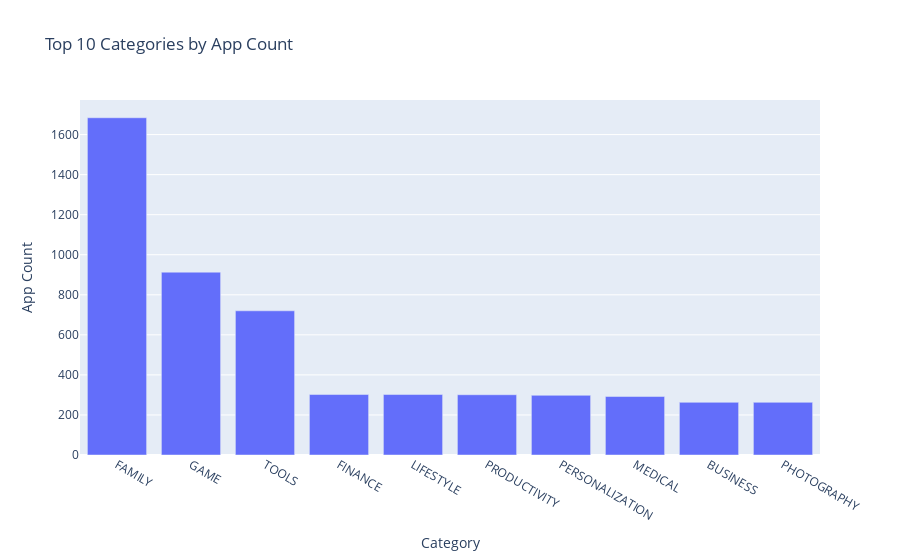
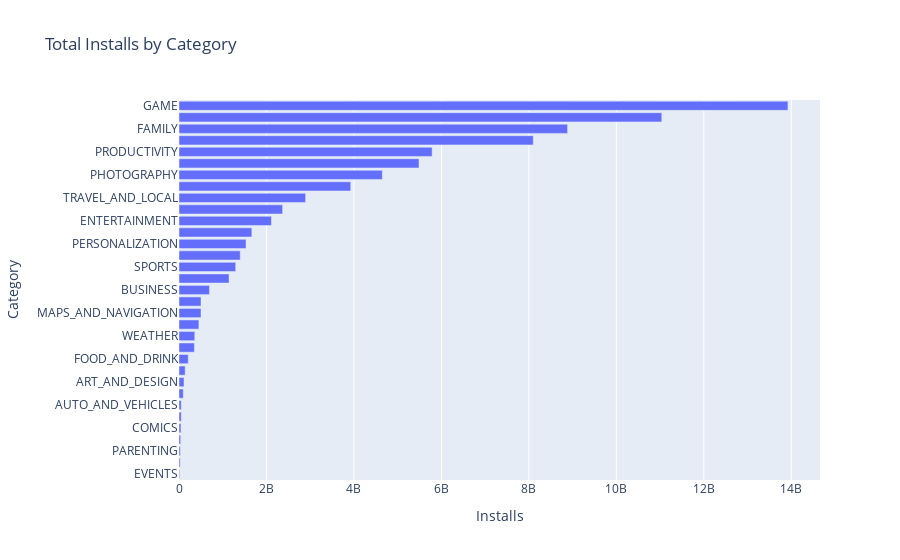
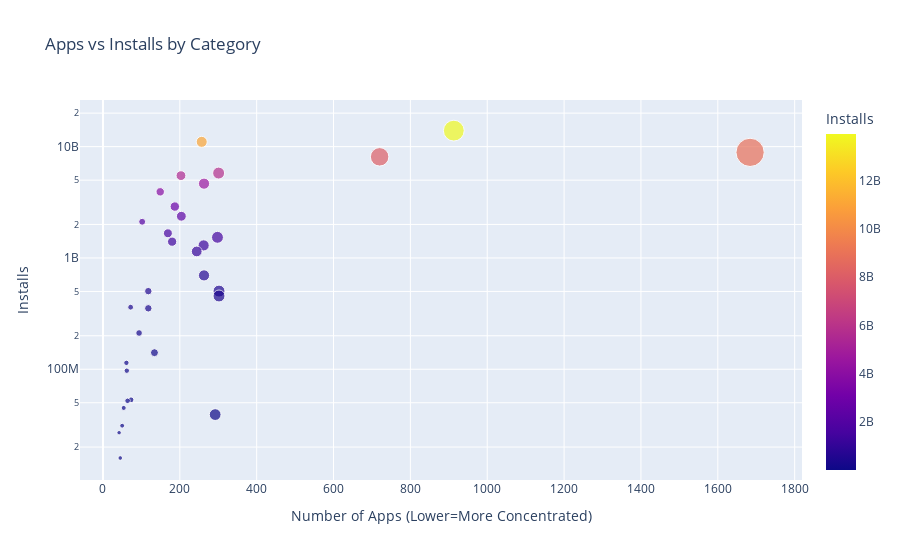

Write notebook code for charts like these, in order.
### Markdown cell above
# Plotly Bar Charts & Scatter Plots: The Most Competitive & Popular App Categories

### Code cell
if __name__ == "__main__":
    setup_logging()

    app_df = return_cleaned_df()
    app_df.Installs = app_df.Installs.replace('[\+,]', '', regex=True).astype(int)

    # print(f'Unique categories: {app_df.Category.nunique()}')
    top10_categories = app_df.Category.value_counts().head(10)
    bar_fig = px.bar(
        data_frame=top10_categories, 
        x=top10_categories.index, 
        y=top10_categories.values, 
        title='Top 10 Categories by App Count',
        labels={'x': 'Category', 'y': 'App Count'}
    )
    bar_fig.show()

    category_installs = app_df.groupby('Category').agg({'Installs': pd.Series.sum}).sort_values(by='Installs', ascending=True)
    h_bar_fig = px.bar(
        data_frame=category_installs, 
        x=category_installs['Installs'], 
        y=category_installs.index, 
        orientation='h', 
        title='Total Installs by Category',
        labels={'x': 'Total Installs', 'y': 'Category'}
    )
    h_bar_fig.show()

    cat_count_install = pd.merge(
        left=app_df.groupby('Category').agg({'App': pd.Series.count}),
        right=category_installs,
        on='Category',
        how='inner'
    ).sort_values(by='Installs', ascending=False).reset_index()
    
    scatter_fig = px.scatter(
        data_frame=cat_count_install, 
        x='App', 
        y='Installs', 
        title='Apps vs Installs by Category',
        size='App',
        color='Installs',
        hover_data=['Category']
    )
    scatter_fig.update_layout(
        xaxis_title="Number of Apps (Lower=More Concentrated)",
        yaxis_title="Installs",
        yaxis=dict(type='log')
    )

    scatter_fig.show()

### Figure 1 — Plotly figure (JSON) as saved in the notebook; plotly's stock layout.template omitted (floating-point values rounded to 4 significant figures)
{"data": [{"hovertemplate": "Category=%{x}<br>App Count=%{y}<extra></extra>", "legendgroup": "", "marker": {"color": "#636efa", "pattern": {"shape": ""}}, "name": "", "orientation": "v", "showlegend": false, "textposition": "auto", "type": "bar", "x": ["FAMILY", "GAME", "TOOLS", "FINANCE", "LIFESTYLE", "PRODUCTIVITY", "PERSONALIZATION", "MEDICAL", "BUSINESS", "PHOTOGRAPHY"], "xaxis": "x", "y": [1684, 913, 720, 302, 302, 301, 298, 292, 263, 263], "yaxis": "y"}], "layout": {"barmode": "relative", "legend": {"tracegroupgap": 0}, "title": {"text": "Top 10 Categories by App Count"}, "xaxis": {"anchor": "y", "domain": [0, 1], "title": {"text": "Category"}}, "yaxis": {"anchor": "x", "domain": [0, 1], "title": {"text": "App Count"}}}}

### Figure 2 — Plotly figure (JSON) as saved in the notebook; plotly's stock layout.template omitted (floating-point values rounded to 4 significant figures)
{"data": [{"hovertemplate": "Installs=%{x}<br>Category=%{y}<extra></extra>", "legendgroup": "", "marker": {"color": "#636efa", "pattern": {"shape": ""}}, "name": "", "orientation": "h", "showlegend": false, "textposition": "auto", "type": "bar", "x": [15949410, 26916200, 31116110, 39162676, 44931100, 52083000, 53129800, 97082000, 114233100, 140912410, 211677750, 352852000, 361096500, 455312400, 503267560, 503742120, 697018120, 1144006220, 1296431465, 1400331540, 1532352930, 1665791655, 2113660000, 2369110650, 2894859300, 3926897200, 4649143130, 5487841475, 5788070180, 8100724500, 8885080590, 11039241530, 13923762717], "xaxis": "x", "y": ["EVENTS", "BEAUTY", "PARENTING", "MEDICAL", "COMICS", "LIBRARIES_AND_DEMO", "AUTO_AND_VEHICLES", "HOUSE_AND_HOME", "ART_AND_DESIGN", "DATING", "FOOD_AND_DRINK", "EDUCATION", "WEATHER", "FINANCE", "MAPS_AND_NAVIGATION", "LIFESTYLE", "BUSINESS", "HEALTH_AND_FITNESS", "SPORTS", "SHOPPING", "PERSONALIZATION", "BOOKS_AND_REFERENCE", "ENTERTAINMENT", "NEWS_AND_MAGAZINES", "TRAVEL_AND_LOCAL", "VIDEO_PLAYERS", "PHOTOGRAPHY", "SOCIAL", "PRODUCTIVITY", "TOOLS", "FAMILY", "COMMUNICATION", "GAME"], "yaxis": "y"}], "layout": {"barmode": "relative", "legend": {"tracegroupgap": 0}, "title": {"text": "Total Installs by Category"}, "xaxis": {"anchor": "y", "domain": [0, 1], "title": {"text": "Installs"}}, "yaxis": {"anchor": "x", "domain": [0, 1], "title": {"text": "Category"}}}}

### Figure 3 — Plotly figure (JSON) as saved in the notebook; plotly's stock layout.template omitted (floating-point values rounded to 4 significant figures)
{"data": [{"customdata": [["GAME"], ["COMMUNICATION"], ["FAMILY"], ["TOOLS"], ["PRODUCTIVITY"], ["SOCIAL"], ["PHOTOGRAPHY"], ["VIDEO_PLAYERS"], ["TRAVEL_AND_LOCAL"], ["NEWS_AND_MAGAZINES"], ["ENTERTAINMENT"], ["BOOKS_AND_REFERENCE"], ["PERSONALIZATION"], ["SHOPPING"], ["SPORTS"], ["HEALTH_AND_FITNESS"], ["BUSINESS"], ["LIFESTYLE"], ["MAPS_AND_NAVIGATION"], ["FINANCE"], ["WEATHER"], ["EDUCATION"], ["FOOD_AND_DRINK"], ["DATING"], ["ART_AND_DESIGN"], ["HOUSE_AND_HOME"], ["AUTO_AND_VEHICLES"], ["LIBRARIES_AND_DEMO"], ["COMICS"], ["MEDICAL"], ["PARENTING"], ["BEAUTY"], ["EVENTS"]], "hovertemplate": "App=%{marker.size}<br>Installs=%{marker.color}<br>Category=%{customdata[0]}<extra></extra>", "legendgroup": "", "marker": {"color": [13923762717, 11039241530, 8885080590, 8100724500, 5788070180, 5487841475, 4649143130, 3926897200, 2894859300, 2369110650, 2113660000, 1665791655, 1532352930, 1400331540, 1296431465, 1144006220, 697018120, 503742120, 503267560, 455312400, 361096500, 352852000, 211677750, 140912410, 114233100, 97082000, 53129800, 52083000, 44931100, 39162676, 31116110, 26916200, 15949410], "coloraxis": "coloraxis", "size": [913, 257, 1684, 720, 301, 203, 263, 149, 187, 204, 102, 169, 298, 180, 262, 244, 263, 302, 118, 302, 72, 118, 94, 134, 61, 62, 73, 64, 54, 292, 50, 42, 45], "sizemode": "area", "sizeref": 4.21, "symbol": "circle"}, "mode": "markers", "name": "", "orientation": "v", "showlegend": false, "type": "scatter", "x": [913, 257, 1684, 720, 301, 203, 263, 149, 187, 204, 102, 169, 298, 180, 262, 244, 263, 302, 118, 302, 72, 118, 94, 134, 61, 62, 73, 64, 54, 292, 50, 42, 45], "xaxis": "x", "y": [13923762717, 11039241530, 8885080590, 8100724500, 5788070180, 5487841475, 4649143130, 3926897200, 2894859300, 2369110650, 2113660000, 1665791655, 1532352930, 1400331540, 1296431465, 1144006220, 697018120, 503742120, 503267560, 455312400, 361096500, 352852000, 211677750, 140912410, 114233100, 97082000, 53129800, 52083000, 44931100, 39162676, 31116110, 26916200, 15949410], "yaxis": "y"}], "layout": {"coloraxis": {"colorbar": {"title": {"text": "Installs"}}, "colorscale": [[0, "#0d0887"], [0.1111, "#46039f"], [0.2222, "#7201a8"], [0.3333, "#9c179e"], [0.4444, "#bd3786"], [0.5556, "#d8576b"], [0.6667, "#ed7953"], [0.7778, "#fb9f3a"], [0.8889, "#fdca26"], [1, "#f0f921"]]}, "legend": {"itemsizing": "constant", "tracegroupgap": 0}, "title": {"text": "Apps vs Installs by Category"}, "xaxis": {"anchor": "y", "domain": [0, 1], "title": {"text": "Number of Apps (Lower=More Concentrated)"}}, "yaxis": {"anchor": "x", "domain": [0, 1], "title": {"text": "Installs"}, "type": "log"}}}
